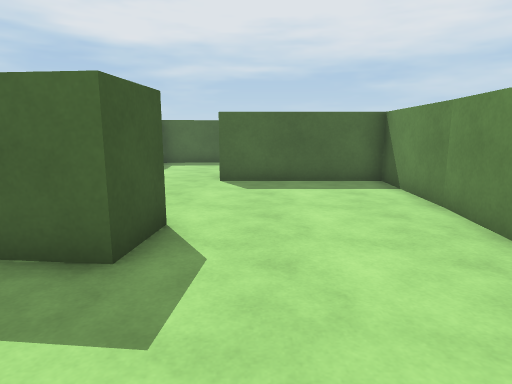
View 1 (above)

19 first-person views from a walk through a Unity game level. The camera is 1.3 m above the floor, tilts 10° down and sees 75° across. The floor is counted in squares, 1 m on a side. Each view is taken from the middle of a square. On the plan, view 1 faces up. The plan holds only what a view shows up to about 14 squares ahead; the rest is blank. The place goes on beyond the plan. Surface patterns are stand-ins for the level's own textures.

View 2
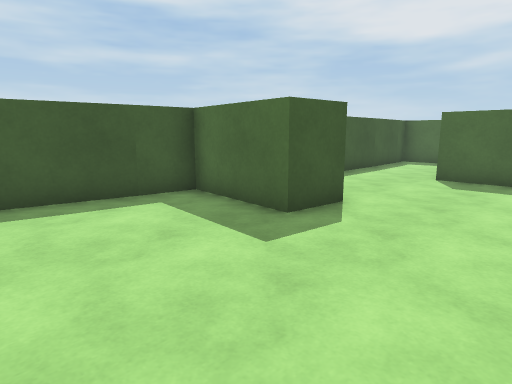

View 3
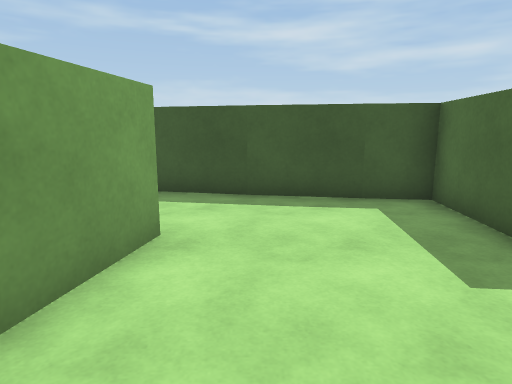

View 4
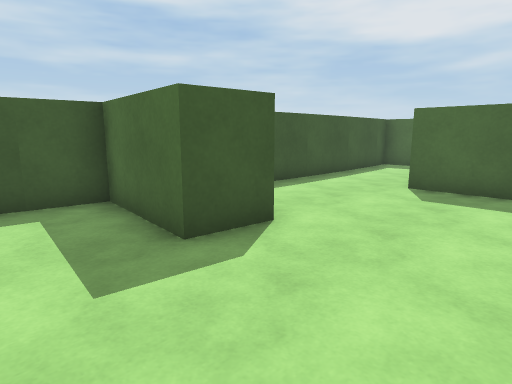

View 5
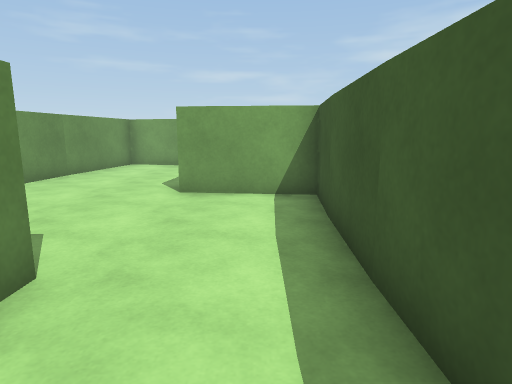

View 6
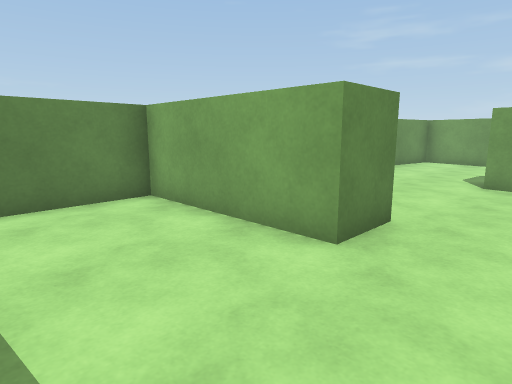

View 7
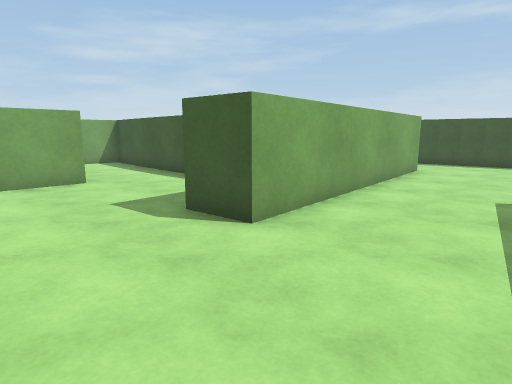

View 8
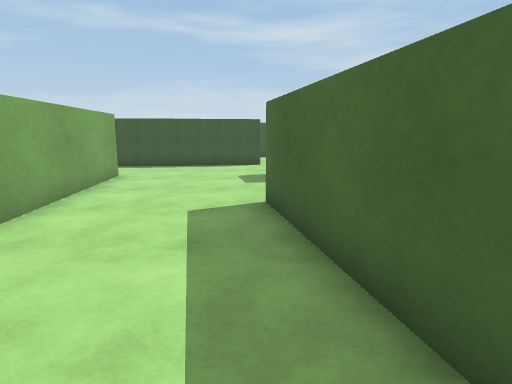

View 9
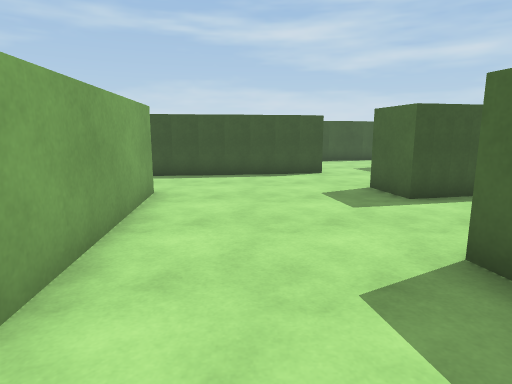

View 10
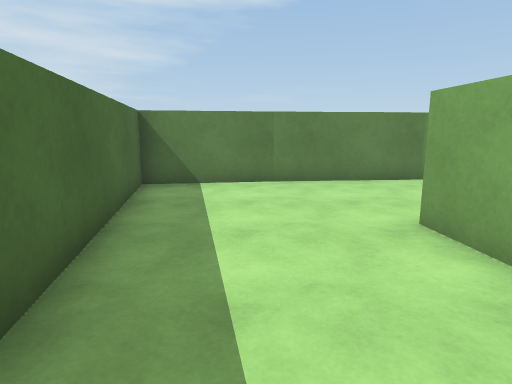

View 11
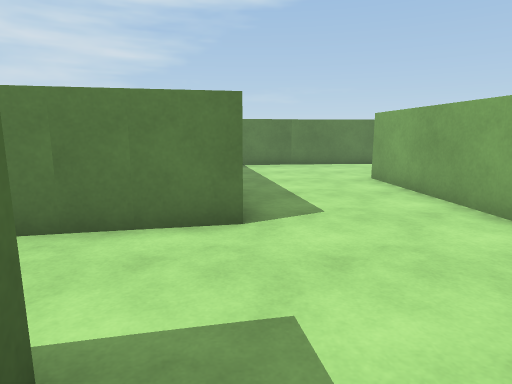

View 12
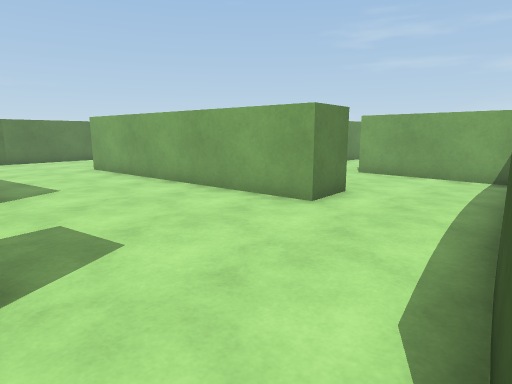

View 13
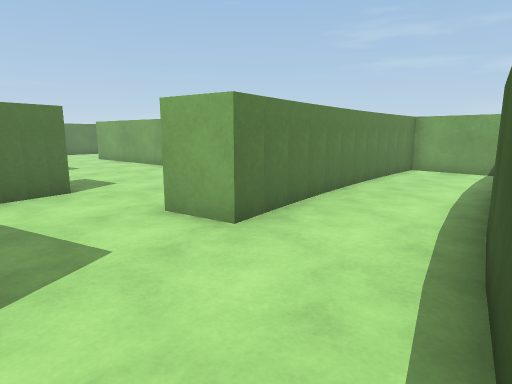

View 14
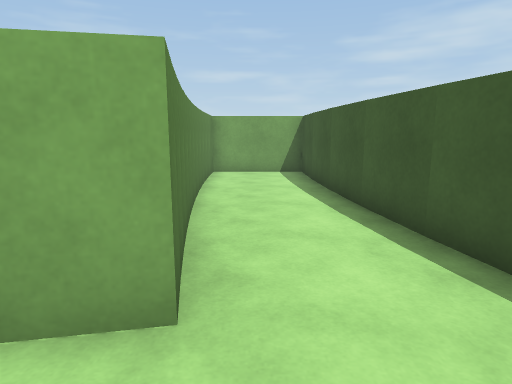

View 15
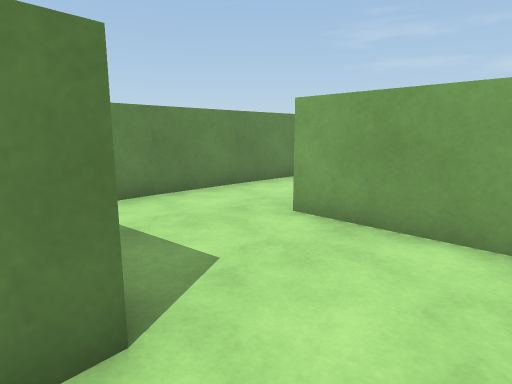

View 16
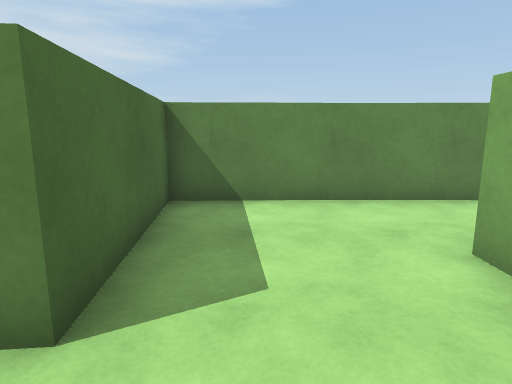

View 17
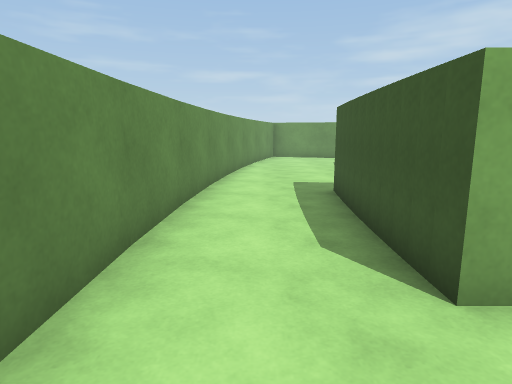

View 18
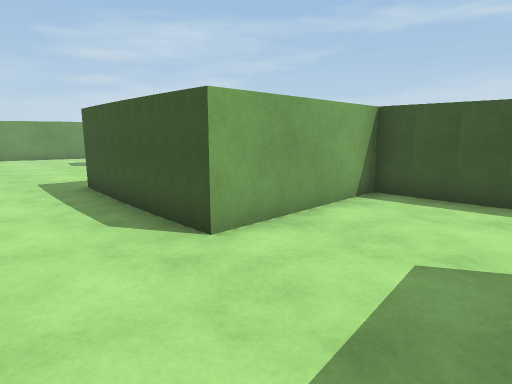

View 19
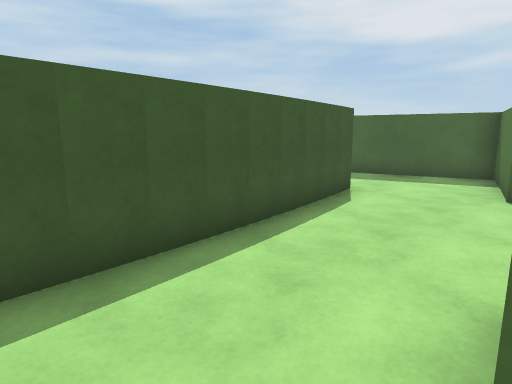

### Floor plan
Ten units are one square. View 1 is at (0, 0); x grows to the right and y downward. Boxes are objects, and circles mark ways between rooms. Rooms are numbered by the first view taken in them; rooms with no view inside come last. Other rooms are left out.
<svg viewBox="-193 -240 235 268">
<path fill="none" stroke="#000" d="M-41 -69 -43 -50 -13 -47 -14 -32 -44 -35 -54 23M-23 12 25 22 37 -92 -10 -92 -10 -106M-40 -106 -40 -68M-31 -149 -40 -148 -40 -106M-103 -157 -13 -166 -11 -150M-10 -106 35 -106 34 -144M-99 -226 -96 -211 -110 -208M37 -143 25 -219 -63 -202 -69 -231M-134 -179 -132 -154M-140 -202 -135 -177M-146 -152 -155 -199 -140 -202M-177 -143 -175 -107 -144 -107 -148 -153M-188 -215 -175 -143M-148 -234 -157 -231M-110 -208 -116 -235M-132 -154 -129 -107 -85 -106 -86 -62M-55 -69 -55 -147 -101 -142 -103 -157"/>
<circle cx="-25" cy="-95" r="3" fill="#2a7"/>
<circle cx="-125" cy="-205" r="3" fill="#2a7"/>
<circle cx="-115" cy="-155" r="3" fill="#2a7"/>
<text x="-10" y="-40">1</text>
<text x="-40" y="-170">2</text>
<text x="-160" y="-180">3</text>
<text x="-90" y="-120">4</text>
</svg>
Room 1 opens to room 2. Room 2 opens to room 3. Room 2 opens to room 4.

Where each view was taken, in squares from view 1:
view 1: 0 up, 0 right, facing up
view 2: 1 down, 2 right, facing up-left
view 3: 0 up, 2 right, facing left
view 4: 1 up, 2 right, facing up-left
view 5: 12 up, 3 left, facing down
view 6: 14 up, 3 left, facing down-right
view 7: 20 up, 2 right, facing down-left
view 8: 20 up, 0 right, facing left
view 9: 18 up, 3 left, facing left
view 10: 19 up, 6 left, facing right
view 11: 20 up, 11 left, facing right
view 12: 21 up, 14 left, facing down-right
view 13: 23 up, 19 left, facing down-right
view 14: 22 up, 16 left, facing down
view 15: 15 up, 12 left, facing down-right
view 16: 13 up, 12 left, facing right
view 17: 13 up, 7 left, facing down
view 18: 14 up, 6 left, facing down-left
view 19: 13 up, 10 left, facing up-left
